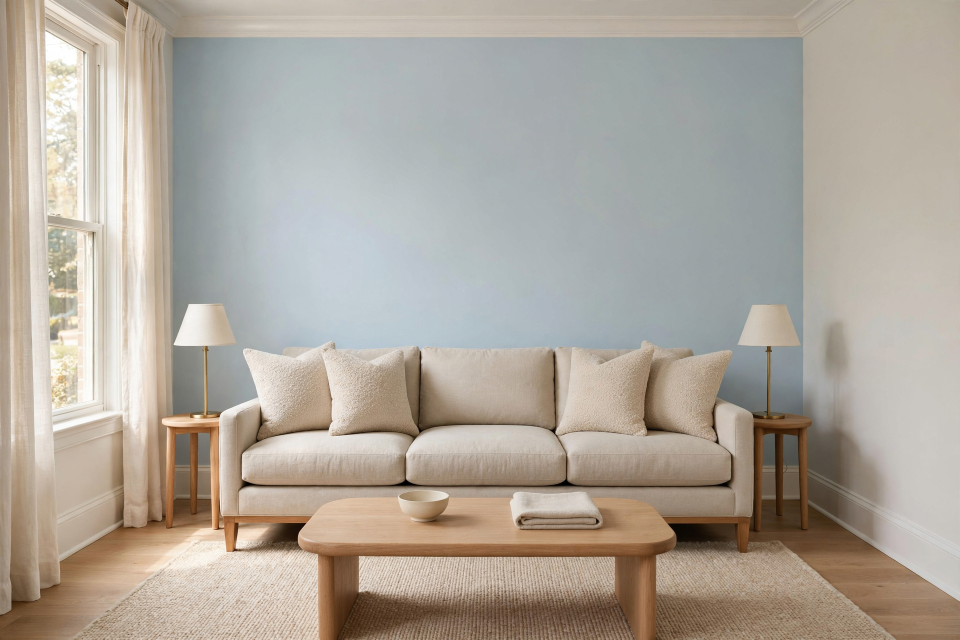
#> input picture 5c0a7d73-a816-4866-8450-c3970d4e0257/trajectories/claude-opus-5.5/run_1/output_media/pemberton_living_room_rendering.png, 1920 x 1280 px (shown at 1/2 size)
$ python mkpdf.py
#> lines starting #> are read from the running program, lines starting #| are printed output that depends on the picture
from PIL import Image, ImageDraw, ImageFont
W,H=1650,1275; M=90
F="/usr/share/fonts/truetype/dejavu/"
def f(s,b=False): return ImageFont.truetype(F+("DejaVuSans-Bold.ttf" if b else "DejaVuSans.ttf"),s)
def fserif(s,b=False): return ImageFont.truetype(F+("DejaVuSerif-Bold.ttf" if b else "DejaVuSerif.ttf"),s)
INK=(52,47,40); MUTE=(128,120,108); BG=(250,248,244); RULE=(205,198,186)
def page(title,sub,n):
#> called with title = 'Front living room', sub = 'Concept rendering', n = 1
    im=Image.new("RGB",(W,H),BG); d=ImageDraw.Draw(im)
#> after `im = Image.new('RGB', (W, H), BG)`:
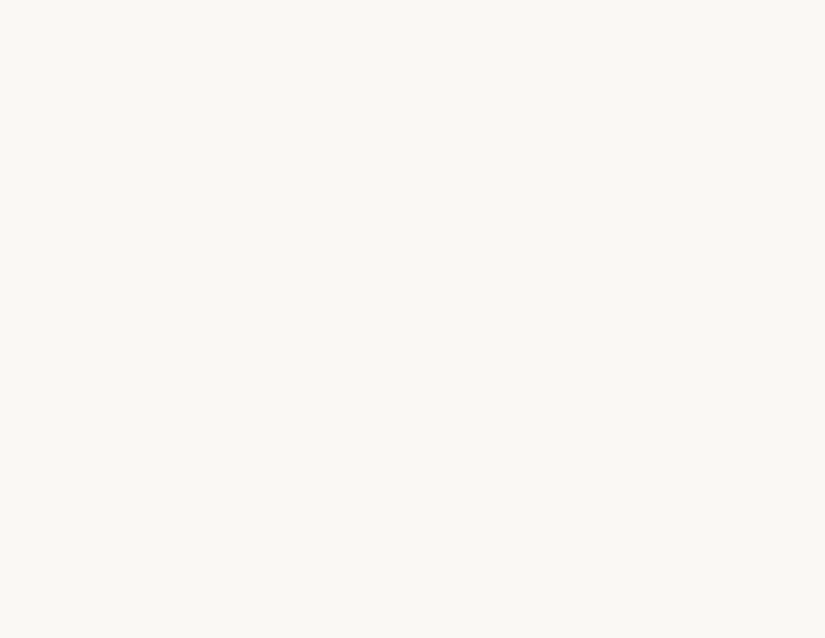
#> im: PIL image 1650x1275 RGB (shown at 1/2 size); mean R, G, B 250, 248, 244
    d.text((M,62),"WRIGHT INTERIORS",font=f(20,True),fill=MUTE)
    d.text((M,96),title,font=fserif(46),fill=INK)
    d.text((M,158),sub,font=f(22),fill=MUTE)
    d.line([(M,200),(W-M,200)],fill=RULE,width=2)
    d.text((M,H-60),"Pemberton Georgetown · Front living room · Concept presentation, October 29, 2026",font=f(17),fill=MUTE)
    d.text((W-M-30,H-60),str(n),font=f(17),fill=MUTE)
    return im,d
def place(im,path,box):
#> called with path = 'pemberton_living_room_rendering.png', box = (90, 230, 1560, 1145)
    x0,y0,x1,y1=box; p=Image.open(path).convert("RGB"); p.thumbnail((x1-x0,y1-y0),Image.LANCZOS)
#> in place, p is the input picture: PIL image 1920x1280 RGB; mean R, G, B 174.3, 166.4, 155.9
    im.paste(p,(x0+(x1-x0-p.width)//2,y0)); return y0+p.height
#> after `im.paste(p, (x0 + (x1 - x0 - p.width) // 2, y0))`:
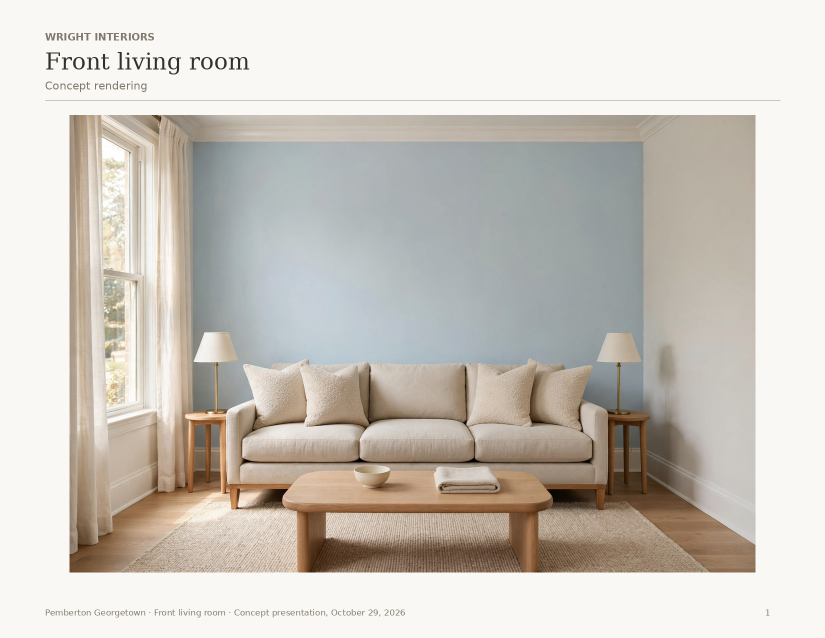
#> im: PIL image 1650x1275 RGB (shown at 1/2 size); mean R, G, B 204.2, 198.6, 190.7
def wrap(d,text,font,x,y,w,fill=INK,gap=10):
    words=text.split(); line=""
    for wd in words:
        t=(line+" "+wd).strip()
        if d.textlength(t,font=font)>w: d.text((x,y),line,font=font,fill=fill); y+=font.size+gap; line=wd
        else: line=t
    if line: d.text((x,y),line,font=font,fill=fill); y+=font.size+gap
    return y
def kv(d,x,y,k,v,w):
    d.text((x,y),k.upper(),font=f(17,True),fill=MUTE); return wrap(d,v,f(26),x,y+28,w)+18

pages=[]
# 1 rendering
im,d=page("Front living room","Concept rendering",1)
b=place(im,"pemberton_living_room_rendering.png",(M,230,W-M,H-130))
#> b = 1145
d.text((M,b+14),"Illustrative rendering. Colour and proportions are indicative; the fabric is chosen from the physical swatch.",font=f(18),fill=MUTE)
pages.append(im)
# 2 wall + sofa
im,d=page("The long wall and the sofa","Site measure, October 23, 2026",2)
iw=980; b=place(im,"sofa_wall_measured.jpg",(M,240,M+iw,H-130))
#> call 2 of place, with path = 'sofa_wall_measured.jpg', box = (90, 240, 1070, 1145)
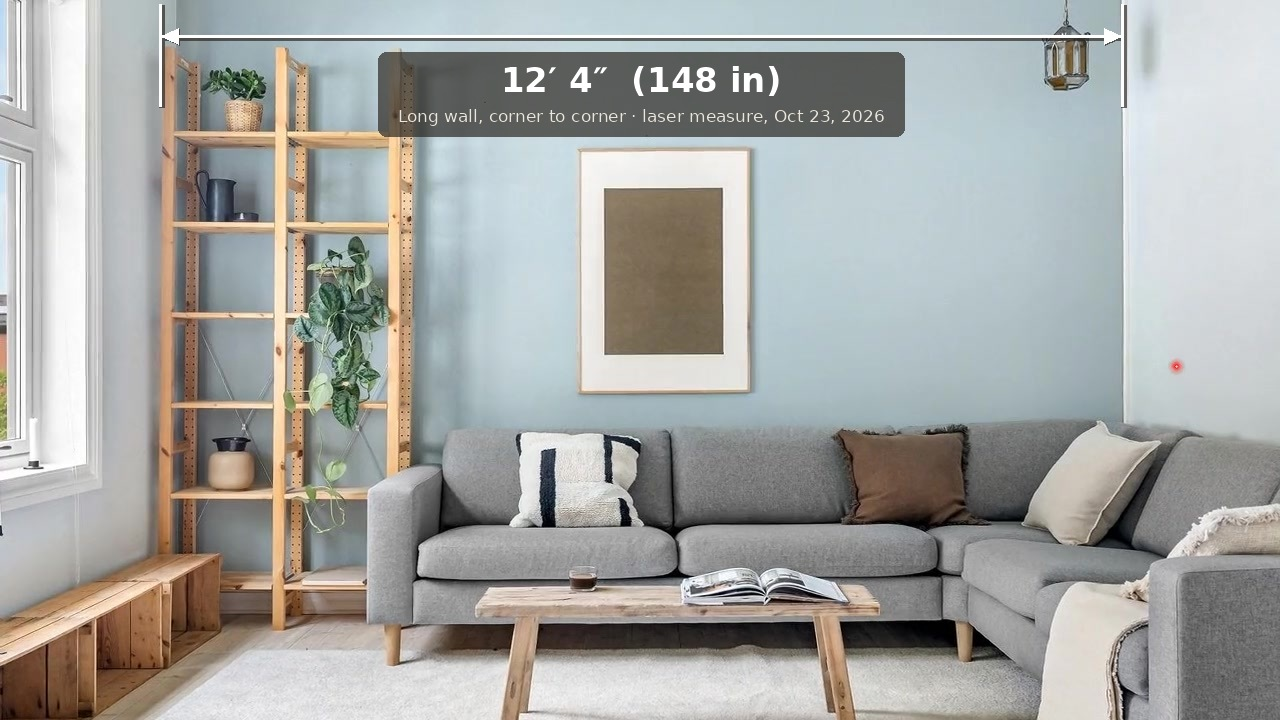
#> input picture 5c0a7d73-a816-4866-8450-c3970d4e0257/trajectories/claude-opus-5.5/run_1/output_media/sofa_wall_measured.jpg, 1280 x 720 px
#> in place, p is the input picture: PIL image 1280x720 RGB; mean R, G, B 165.4, 166.3, 163.5
#> in place (call 2), `im.paste(p, (x0 + (x1 - x0 - p.width) // 2, y0))`:
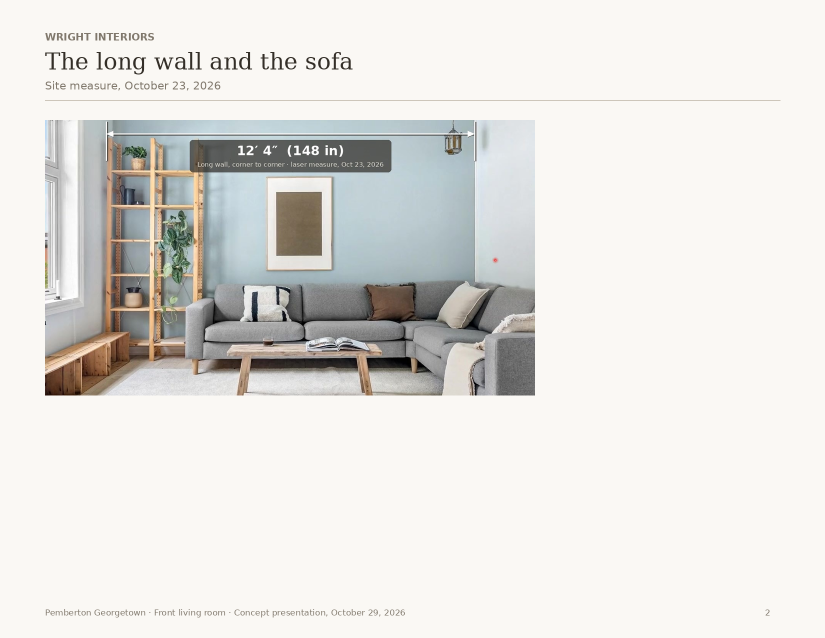
#> im: PIL image 1650x1275 RGB (shown at 1/2 size); mean R, G, B 227.4, 226.2, 222.4
#> after `b = place(im, 'sofa_wall_measured.jpg', (M, 240, M + iw, H - 130))`: b = 791
d.text((M,b+14),"Long wall, corner to corner, laser measure: 12′ 4″ (148 in). Shown before the shelves and crates were cleared.",font=f(17),fill=MUTE)
x=M+iw+60; w=W-M-x; y=250
d.text((x,y),"Hollis sofa",font=fserif(38,True),fill=INK); y+=62
d.text((x,y),"Maison Verde, COM",font=f(22),fill=MUTE); y+=56
y=kv(d,x,y,"Length","108 in",w)
#> y = 450
y=kv(d,x,y,"Long wall","12′ 4″ (148 in), laser measure",w)
#> y = 532
y=kv(d,x,y,"Clearance","About 20 in clear at each end, for the Arlo side tables",w)
#> y = 650
y=kv(d,x,y,"COM yardage","18 yd, 54 in plain",w)
#> y = 732
pages.append(im)
# 3 fabric + total
im,d=page("Upholstery and order summary","Fabric for the Hollis · living-room order list",3)
cw=(W-2*M-80)//2; x=M; y=250
d.text((x,y),"Halden performance linen",font=fserif(38,True),fill=INK); y+=62
d.text((x,y),"Loom and Field Textiles",font=f(22),fill=MUTE); y+=56
y=kv(d,x,y,"Colourway","Cashew 7214 (oatmeal)",cw)
#> y = 450
y=kv(d,x,y,"Abrasion","38,000 double rubs, Wyzenbeek",cw)
#> y = 532
y=kv(d,x,y,"Standard","Meets ACT high-traffic upholstery guideline for woven fabrics, indoor use: 30,000 double rubs Wyzenbeek",cw)
#> y = 686
y=kv(d,x,y,"Content","58% linen, 42% cotton · 54 in wide",cw)
#> y = 768
x2=M+cw+80; y=250
d.text((x2,y),"Order summary",font=fserif(38,True),fill=INK); y+=80
rows=[("Hollis sofa, COM, 108 in",4520),("Halden linen, Cashew 7214, 18 yd",1548),("Pike coffee table, white oak, 54 in",1180),("Arlo side tables, white oak (2)",730),("Flatweave wool rug, oatmeal, 8 x 10 ft",612),("Wren table lamps, satin brass (2)",372),("Linen sheers, ivory (2 panels)",304),("Boucle pillows, oatmeal, 22 in (4)",256)]
for k,v in rows:
    d.text((x2,y),k,font=f(22),fill=INK); s=f"${v:,}"; d.text((W-M-d.textlength(s,font=f(22)),y),s,font=f(22),fill=INK); y+=42
#> after the loop, y = 666
d.line([(x2,y+4),(W-M,y+4)],fill=INK,width=2); y+=20
#> after `y += 20`: y = 686
d.text((x2,y),"Order total",font=f(28,True),fill=INK); s=f"${sum(v for _,v in rows):,}"
d.text((W-M-d.textlength(s,font=f(28,True)),y),s,font=f(28,True),fill=INK)
pages.append(im)
pages[0].save("pemberton_living_room_concept.pdf",save_all=True,append_images=pages[1:],resolution=150)
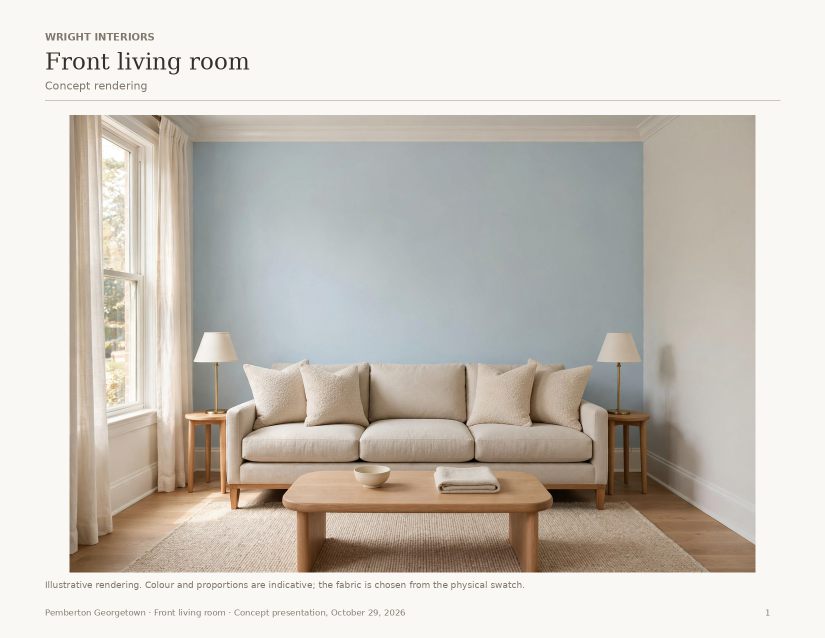
#> saved as pemberton_living_room_concept.pdf: PIL image 1650x1275 RGB (shown at 1/2 size); mean R, G, B 203.9, 198.4, 190.5
for i,p in enumerate(pages): p.resize((825,637)).save(f"pem/prev{i+1}.png")
#> this loop made 3 passes
#> pass 1, `for i,p in enumerate(pages): p.resize((825,637)).save(f"pem/prev{i+1}...`:
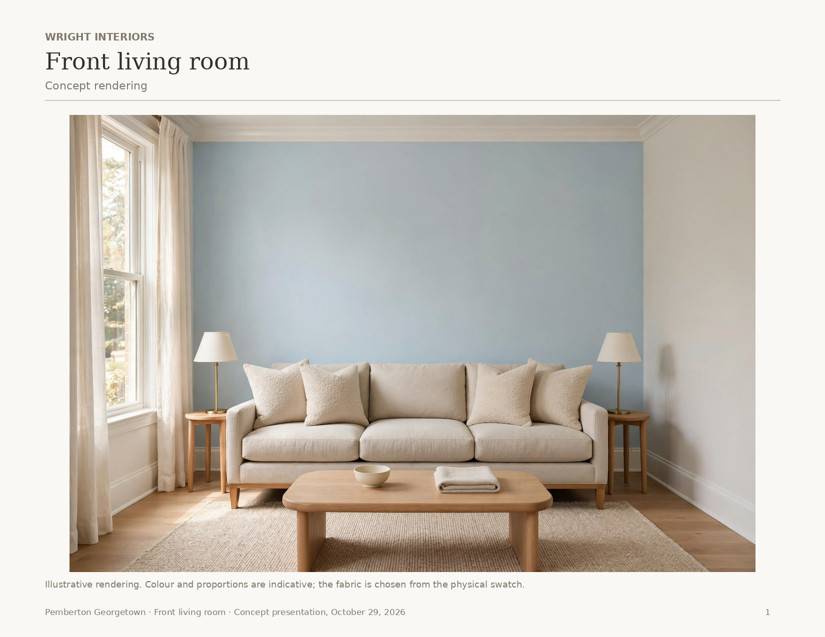
#> saved as prev1.png: PIL image 825x637 RGB; mean R, G, B 203.9, 198.4, 190.5
#> pass 2, `for i,p in enumerate(pages): p.resize((825,637)).save(f"pem/prev{i+1}...`:
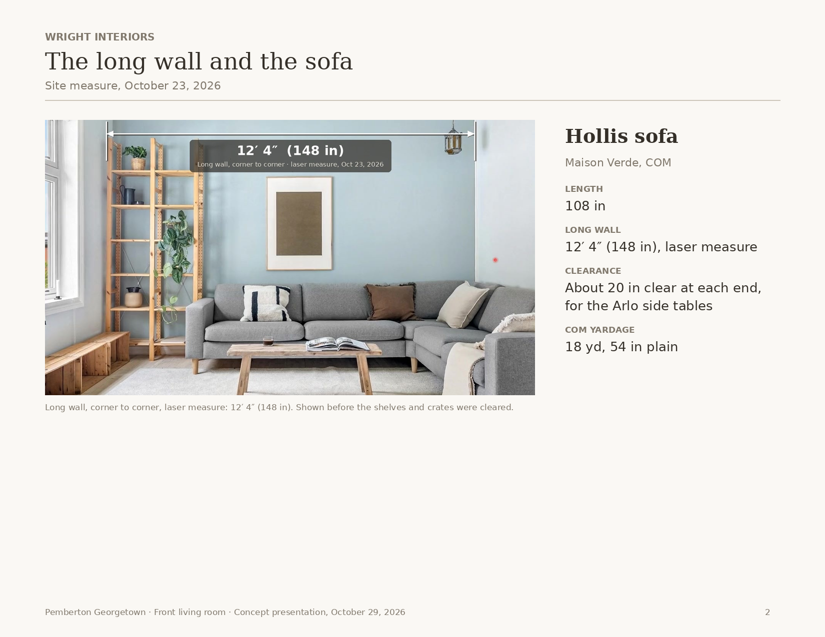
#> saved as prev2.png: PIL image 825x637 RGB; mean R, G, B 226.2, 224.9, 221.1
